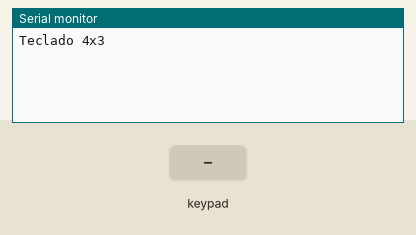
Simulated run of this sketch. Board: Arduino Uno, built with avr-gcc and run on an emulated ATmega328P. On the bench: the last lines printed to the serial monitor. Wiring (inferred from the names in the program): 4×3 keypad with keys 1 2 3 4 5 6 7 8 9 * 0 #: rows pin 6, pin 5, pin 4, pin 3; columns pin 9, pin 8, pin 7. Inputs (shaded band) come from the test bench.

Above: at 1.2 s.
1.3 s: key '1' pressed
At 2.5 s:
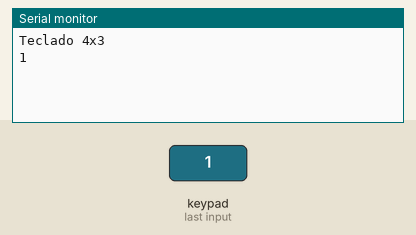
2.8 s: keypad keys 1 2 3 4 # pressed 0.4 s apart
At 5.3 s:
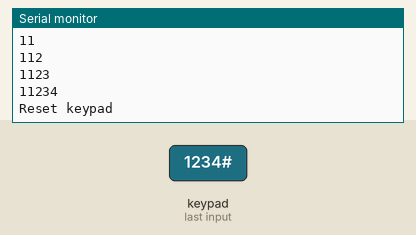
6.3 s: keypad keys 1 2 3 4 * pressed 0.4 s apart
At 8.9 s:
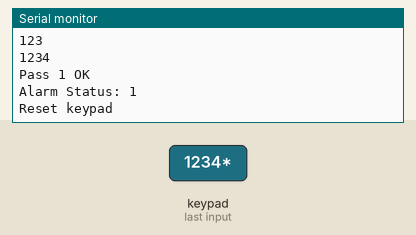
9.8 s: key '2' pressed
At 10.4 s:
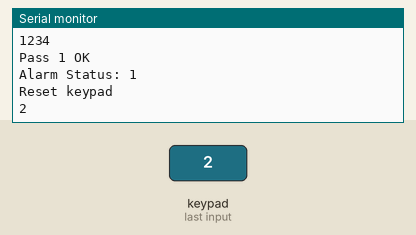
Timing chart, 0 to 12.3 s (numbered marks = the images above; inputs shaded):
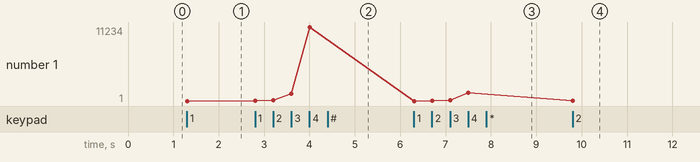

The sketch:

keypad.ino
```cpp
byte pinesFilas[] = {6,5,4,3};
byte pinesColumnas[] = {9,8,7};
char teclas[4][3] = {{'1','2','3'},
                     {'4','5','6'},
                     {'7','8','9'},
                     {'*','0','#'}};

String pwd1 = "1234";
String pwd2 = "4321";
String currentEntry;
bool alarmStatus = false;
void setup()
{
  for (int nL = 0; nL <= 3; nL++) {
     pinMode(pinesFilas[nL], OUTPUT);
     digitalWrite(pinesFilas[nL], HIGH);
  }
  for (int nC = 0; nC <= 2; nC++) {
     pinMode(pinesColumnas[nC], INPUT_PULLUP);
  }

  Serial.begin(9600);
  Serial.println("Teclado 4x3");
  Serial.println();
}

void resetKeypad() {
  currentEntry = "";
  Serial.println("Reset keypad");
}
bool checkPwd(String pwd) {
  if(pwd == pwd1) {
    Serial.println("Pass 1 OK");
    return true;
  } else if(pwd == pwd2) {
    Serial.println("Pass 2 OK");
    return true;
  }
  return false;
}

void toggleAlarmStatus() {
  alarmStatus = !alarmStatus;
  Serial.print("Alarm Status: ");
  Serial.println(alarmStatus);
}

void loop()
{
    //Barrido por las filas
    for (int nL = 0; nL <= 3; nL++)
    {
      digitalWrite(pinesFilas[nL], LOW);

      //Barrido en columnas buscando un LOW
      for (int nC = 0; nC <= 2; nC++) {
        if (digitalRead(pinesColumnas[nC]) == LOW)
        {
          if(isDigit(teclas[nL][nC])) {
            currentEntry += teclas[nL][nC];
            Serial.println(currentEntry);
          } else {
            if(checkPwd(currentEntry)) {
              toggleAlarmStatus();
            }
            resetKeypad();
          }

          while(digitalRead(pinesColumnas[nC]) == LOW){}
        }
      }
      digitalWrite(pinesFilas[nL], HIGH);
    }
   delay(10);
}
```

Measured:
- after the input at 1.3 s, the serial monitor: prints a new line at once (image 1)
- after the input at 2.8 s, the serial monitor: prints a new line at once (image 2)
- after the input at 6.3 s, the serial monitor: prints a new line at once (image 3)
- after the input at 9.8 s, the serial monitor: prints a new line at once (image 4)
- plotted number 1: 1 → 11234 after the input at 2.8 s, 11234 → 1234 after the input at 6.3 s, 1234 → 2 after the input at 9.8 s
